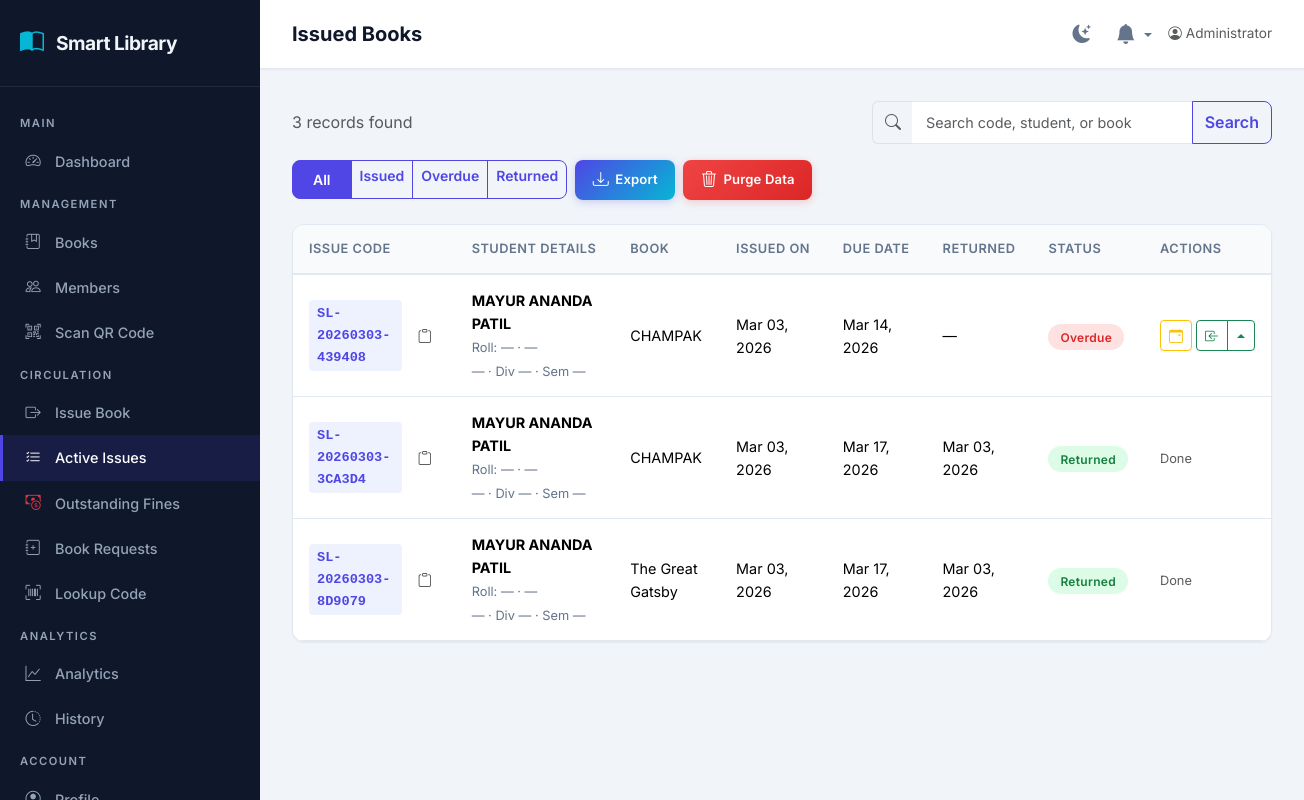
/admin/issued (signed in), run on the app's committed database.
### app/models.py (models this page shows, shortened)
class User(UserMixin, db.Model):
    __tablename__ = 'users'
    id = db.Column(db.Integer, primary_key=True)
    name = db.Column(db.String(120), nullable=False)
    email = db.Column(db.String(120), unique=True, nullable=False, index=True)
    password_hash = db.Column(db.String(256), nullable=False)
    role = db.Column(db.String(20), nullable=False, default='user', index=True)
    status = db.Column(db.String(20), nullable=False, default='active', index=True)
    created_at = db.Column(db.DateTime, nullable=False, default=datetime.utcnow)
    last_active_at = db.Column(db.DateTime, nullable=True)
    roll_number = db.Column(db.String(50), nullable=True, index=True)
    phone = db.Column(db.String(20), nullable=True)
    division = db.Column(db.String(20), nullable=True)
    department = db.Column(db.String(100), nullable=True)
    semester = db.Column(db.Integer, nullable=True)
    issued_books = db.relationship('IssuedBook', backref='user', lazy='dynamic')
    saved_books = db.relationship('SavedBook', backref='user', lazy='dynamic', cascade='all, delete-orphan')
    reviews = db.relationship('Review', backref='user', lazy='dynamic', cascade='all, delete-orphan')
    book_requests = db.relationship('BookRequest', backref='requester', lazy='dynamic', cascade='all, delete-orphan')
    @property
    def is_admin(self):
        return self.role and self.role.strip().lower() == 'admin'

class IssuedBook(db.Model):
    __tablename__ = 'issued_books'
    id = db.Column(db.Integer, primary_key=True)
    issue_code = db.Column(db.String(20), unique=True, nullable=False, index=True)
    user_id = db.Column(db.Integer, db.ForeignKey('users.id'), nullable=False, index=True)
    book_id = db.Column(db.Integer, db.ForeignKey('books.id'), nullable=False, index=True)
    copy_id = db.Column(db.Integer, db.ForeignKey('book_copies.id'), nullable=True, index=True)
    issue_date = db.Column(db.DateTime, nullable=False, default=datetime.utcnow)
    due_date = db.Column(db.DateTime, nullable=False, index=True)
    return_date = db.Column(db.DateTime, nullable=True)
    status = db.Column(db.String(20), nullable=False, default='issued', index=True)
    fine_amount = db.Column(db.Float, nullable=False, default=0.0)
    fine_paid = db.Column(db.Boolean, nullable=False, default=False)
    notified_due_soon = db.Column(db.Boolean, nullable=False, default=False)

class Book(db.Model):
    __tablename__ = 'books'
    id = db.Column(db.Integer, primary_key=True)
    access_number = db.Column(db.String(50), nullable=True, index=True)
    title = db.Column(db.String(255), nullable=False, index=True)
    author = db.Column(db.String(255), nullable=False, index=True)
    category = db.Column(db.String(100), nullable=False, index=True)
    publication = db.Column(db.String(255), nullable=False, default='Unknown')
    total_copies = db.Column(db.Integer, nullable=False, default=1)
    available_copies = db.Column(db.Integer, nullable=False, default=1)
    image_url = db.Column(db.String(500), nullable=True)  # Cloudinary secure URL
    image_public_id = db.Column(db.String(255), nullable=True)  # For deleting/replacing images
    created_at = db.Column(db.DateTime, nullable=False, default=datetime.utcnow)
    copies = db.relationship('BookCopy', backref='book', lazy='dynamic', cascade='all, delete-orphan')
    issued_records = db.relationship('IssuedBook', backref='book', lazy='dynamic')
    saved_by = db.relationship('SavedBook', backref='book', lazy='dynamic', cascade='all, delete-orphan')
    reviews = db.relationship('Review', backref='book', lazy='dynamic', cascade='all, delete-orphan')
    __table_args__ = (
        db.CheckConstraint('total_copies >= 0', name='ck_total_copies_non_negative'),
        db.CheckConstraint('available_copies >= 0', name='ck_available_copies_non_negative'),
        db.CheckConstraint('available_copies <= total_copies', name='ck_available_lte_total'),
    )

### app/routes/admin.py (the view)
@admin_bp.route('/issued')
@admin_required
def issued_books():
    page = request.args.get('page', 1, type=int)
    status_filter = request.args.get('status', '')
    search_query = request.args.get('q', '').strip()
    issue_service.update_overdue_books()
    pagination = issue_service.get_issued_books(
        status=status_filter if status_filter else None,
        search_query=search_query if search_query else None,
        page=page,
        per_page=20,
    )
    return render_template(
        'admin/issued_books.html',
        pagination=pagination,
        current_status=status_filter,
        search_query=search_query,
    )

### app/models.py (called while the page is built)
@login_manager.user_loader
def load_user(user_id):
    return User.query.get(int(user_id))

### app/routes/admin.py (called while the page is built)
@admin_bp.before_request
@login_required
def before_request():
    from datetime import datetime
    if current_user.is_authenticated:
        current_user.last_active_at = datetime.utcnow()
        db.session.commit()

### app/services/issue_service.py (called while the page is built, shortened)
def update_overdue_books():
    now = datetime.utcnow()
    overdue_records = IssuedBook.query.filter(
        IssuedBook.status == 'issued',
        IssuedBook.due_date < now,
    ).all()
    for record in overdue_records:
        record.status = 'overdue'
    warning_deadline = now + timedelta(days=2)
    due_soon_records = IssuedBook.query.filter(
        IssuedBook.status == 'issued',
        IssuedBook.due_date <= warning_deadline,
        IssuedBook.due_date >= now,
        IssuedBook.notified_due_soon == False
    ).all()
    if overdue_records or due_soon_records:
        db.session.commit()
    return len(overdue_records)

def get_issued_books(status=None, search_query=None, page=1, per_page=20):
    q = IssuedBook.query.join(User).join(Book)
    if status:
        q = q.filter(IssuedBook.status == status)
    q = q.order_by(IssuedBook.issue_date.desc())
    return q.paginate(page=page, per_page=per_page, error_out=False)

### app/templates/admin/issued_books.html (shortened to what this page needs)
{% extends "admin/layout.html" %}
{% block page_title %}Issued Books{% endblock %}
{% block content %}
<div class="d-flex justify-content-between align-items-center mb-4 flex-wrap gap-3">
    <p class="text-muted mb-0">{{ pagination.total }} records found</p>
    <form class="d-flex flex-grow-1" style="max-width: 400px;" method="GET"
        action="{{ url_for('admin.issued_books') }}">
        <div class="input-group">
            <span class="input-group-text bg-transparent border-end-0">
                <i class="bi bi-search text-muted"></i>
            </span>
            <input type="text" class="form-control border-start-0" name="q" placeholder="Search code, student, or book"
                value="{{ search_query }}">
            <button class="btn btn-outline-primary" type="submit">Search</button>
        </div>
    </form>
    <div class="d-flex align-items-center gap-2 flex-wrap">
        <div class="btn-group" role="group">
            <a href="{{ url_for('admin.issued_books', q=search_query) }}"
                class="btn btn-sm {{ 'btn-primary' if not current_status else 'btn-outline-primary' }}">All</a>
            <a href="{{ url_for('admin.issued_books', status='issued', q=search_query) }}"
                class="btn btn-sm {{ 'btn-primary' if current_status == 'issued' else 'btn-outline-primary' }}">Issued</a>
            <a href="{{ url_for('admin.issued_books', status='overdue', q=search_query) }}"
                class="btn btn-sm {{ 'btn-primary' if current_status == 'overdue' else 'btn-outline-primary' }}">Overdue</a>
            <a href="{{ url_for('admin.issued_books', status='returned', q=search_query) }}"
                class="btn btn-sm {{ 'btn-primary' if current_status == 'returned' else 'btn-outline-primary' }}">Returned</a>
        </div>
        <button type="button" class="btn-export" data-bs-toggle="modal" data-bs-target="#exportModal" title="Export records by date range">
            <i class="bi bi-download"></i>Export
        </button>
        <button type="button" class="btn-purge" data-bs-toggle="modal" data-bs-target="#purgeModal" title="Clear issues by date range">
            <i class="bi bi-trash3"></i> Purge Data
        </button>
    </div>
</div>
{% if pagination.items %}
<div class="table-olms">
    <div class="table-responsive">
        <table class="table table-hover mb-0">
            <thead>
                <tr>
                    <th>Issue Code</th>
                    <th>Student Details</th>
                    <th>Book</th>
                    <th>Issued On</th>
                    <th>Due Date</th>
                    <th>Returned</th>
                    <th>Status</th>
                    <th>Actions</th>
                </tr>
            </thead>
            <tbody>
                {% for issue in pagination.items %}
                <tr>
                    <td>
                        <div class="d-flex align-items-center gap-2">
                            <code
                                style="font-weight:600; font-size:.85rem; color:var(--primary); background:var(--primary-light); padding:3px 8px; border-radius:4px;"
                                id="code-{{ issue.issue_code }}">{{ issue.issue_code }}</code>
                            <button type="button" class="btn btn-sm py-0 px-2"
                                style="background:transparent; border:none; color:inherit; opacity:0.7;"
                                onclick="copyIssueCode('{{ issue.issue_code }}', this)" title="Copy Code"
                                onmouseover="this.style.opacity=1" onmouseout="this.style.opacity=0.7">
                                <i class="bi bi-clipboard"></i>
                            </button>
                        </div>
                    </td>
                    <td>
                        <strong>{{ issue.user.name }}</strong><br>
                        <span style="font-size:.8rem; color:var(--text-secondary);">
                            Roll: {{ issue.user.roll_number or '—' }}
                            · {{ issue.user.phone or '—' }}<br>
                            {{ issue.user.department or '—' }}
                            · Div {{ issue.user.division or '—' }}
                            · Sem {{ issue.user.semester or '—' }}
                        </span>
                    </td>
                    <td>{{ issue.book.title }}</td>
                    <td>{{ issue.issue_date.strftime('%b %d, %Y') }}</td>
                    <td>{{ issue.due_date.strftime('%b %d, %Y') }}</td>
                    <td>{{ issue.return_date.strftime('%b %d, %Y') if issue.return_date else '—' }}</td>
                    <td>
                        <span class="badge-status badge-{{ issue.status }}">{{ issue.status|capitalize }}</span>
                    </td>
                    <td>
                        {% if issue.status in ['issued', 'overdue'] %}
                        <div class="d-flex gap-1" style="z-index: 10;">
                            <a href="{{ url_for('admin.edit_due_date', issue_id=issue.id) }}"
                                class="btn btn-sm btn-outline-warning" title="Edit due date">
                                <i class="bi bi-calendar-event"></i>
                            </a>
                            <div class="btn-group dropup position-relative" style="z-index: 10;">
                                <form method="POST" action="{{ url_for('admin.return_book', issue_id=issue.id) }}"
                                    data-confirm="Confirm return of '{{ issue.book.title }}'?">
                                    <button type="submit" class="btn btn-sm btn-outline-success" title="Return book"
                                        style="border-top-right-radius: 0; border-bottom-right-radius: 0;">
                                        <i class="bi bi-box-arrow-in-left"></i>
                                    </button>
                                </form>
                                <button type="button"
                                    class="btn btn-sm btn-outline-success dropdown-toggle dropdown-toggle-split"
                                    data-bs-toggle="dropdown" data-bs-boundary="viewport" aria-expanded="false">
                                </button>
                            </div>
                        </div>
                        {% else %}
                        <span class="text-muted" style="font-size:.8rem;">Done</span>
                        {% endif %}
                    </td>
                </tr>
                {% endfor %}
            </tbody>
        </table>
    </div>
</div>
{% endif %}
{% endblock %}

### app/templates/admin/layout.html (shortened to what this page needs)
{% extends "base.html" %}
{% block body %}
<div class="admin-wrapper">
    <aside class="sidebar" id="sidebar">
        <div class="sidebar-brand">
            <i class="bi bi-book-half"></i>
            <span>Smart Library</span>
        </div>
        <ul class="sidebar-nav">
            <li class="nav-section">Main</li>
            <li class="nav-item">
                <a href="{{ url_for('admin.dashboard') }}"><i class="bi bi-speedometer2"></i> Dashboard</a>
            </li>
            <li class="nav-section">Management</li>
            <li class="nav-item">
                <a href="{{ url_for('admin.books') }}"><i class="bi bi-journal-bookmark"></i> Books</a>
            </li>
            <li class="nav-item">
                <a href="{{ url_for('admin.users') }}"><i class="bi bi-people"></i> Members</a>
            </li>
            <li class="nav-item">
                <a href="{{ url_for('admin.scan_book') }}"><i class="bi bi-qr-code-scan"></i> Scan QR Code</a>
            </li>
            <li class="nav-section">Circulation</li>
            <li class="nav-item">
                <a href="{{ url_for('admin.issue_book') }}"><i class="bi bi-box-arrow-right"></i> Issue Book</a>
            </li>
            <li class="nav-item">
                <a href="{{ url_for('admin.issued_books') }}"><i class="bi bi-list-check"></i> Active Issues</a>
            </li>
            <li class="nav-item">
                <a class="nav-link {{ 'active' if request.endpoint == 'admin.fines' else '' }}"
                    href="{{ url_for('admin.fines') }}"><i class="bi bi-cash-coin text-danger"></i> Outstanding
                    Fines</a>
            </li>
            <li class="nav-item">
                <a class="nav-link {{ 'active' if request.endpoint == 'admin.book_requests' else '' }}"
                    href="{{ url_for('admin.book_requests') }}"><i class="bi bi-journal-plus"></i> Book Requests</a>
            </li>
            <li class="nav-item">
                <a class="nav-link {{ 'active' if request.endpoint == 'admin.lookup_code' else '' }}"
                    href="{{ url_for('admin.lookup_code') }}"><i class="bi bi-upc-scan"></i> Lookup Code</a>
            </li>
            <li class="nav-section">Analytics</li>
            <li class="nav-item">
                <a href="{{ url_for('admin.reports') }}"><i class="bi bi-graph-up"></i> Analytics</a>
            </li>
            <li class="nav-item">
                <a href="{{ url_for('admin.history') }}"><i class="bi bi-clock-history"></i> History</a>
            </li>
            <li class="nav-section">Account</li>
            <li class="nav-item">
                <a href="{{ url_for('admin.admin_profile') }}"><i class="bi bi-person-circle"></i> Profile</a>
            </li>
        </ul>
    </aside>
    <div class="admin-content">
        <header class="admin-topbar">
            <h1 class="page-title">{% block page_title %}Dashboard{% endblock %}</h1>
            <div class="d-flex align-items-center gap-3">
                <button class="theme-toggle-btn theme-toggle-click" title="Toggle theme">
                    <i class="bi bi-moon-stars-fill theme-toggle-icon"></i>
                </button>
                <div class="dropdown">
                    <a href="#" class="position-relative text-decoration-none dropdown-toggle" role="button"
                        data-bs-toggle="dropdown" aria-expanded="false" style="color: var(--text-secondary);"
                        id="notifDropdown">
                        <i class="bi bi-bell-fill" style="font-size: 1.25rem;"></i>
                    </a>
                </div>
                <span class="text-muted" style="font-size:.85rem;">
                    <i class="bi bi-person-circle me-1"></i>{{ current_user.name }}
                </span>
            </div>
        </header>
        <main class="admin-main">
            {% block content %}{% endblock %}
        </main>
    </div>
</div>
{% endblock %}

### data on the page
User: name "Administrator"
IssuedBook: issue_code "SL-20260303-439408", user.name "MAYUR ANANDA PATIL", user "—", book "CHAMPAK", issue_date "Mar 03, 2026", due_date "Mar 14, 2026", return_date "—", status "Overdue"
IssuedBook: issue_code "SL-20260303-3CA3D4", user.name "MAYUR ANANDA PATIL", user "—", book "CHAMPAK", issue_date "Mar 03, 2026", due_date "Mar 17, 2026", return_date "Mar 03, 2026", status "Returned", shows "Done"
IssuedBook: issue_code "SL-20260303-8D9079", user.name "MAYUR ANANDA PATIL", user "—", book "The Great Gatsby", issue_date "Mar 03, 2026", due_date "Mar 17, 2026", return_date "Mar 03, 2026", status "Returned", shows "Done"

### other printed values
{{ pagination.total }} "3"
